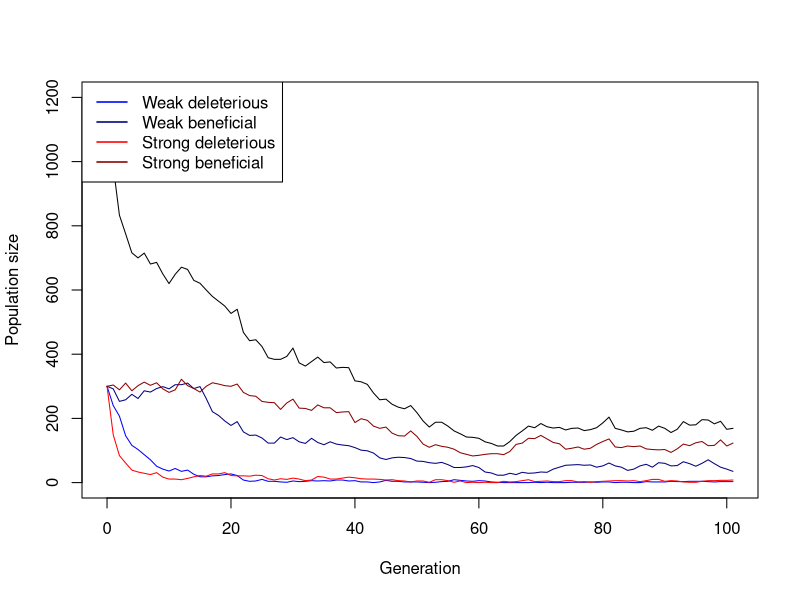
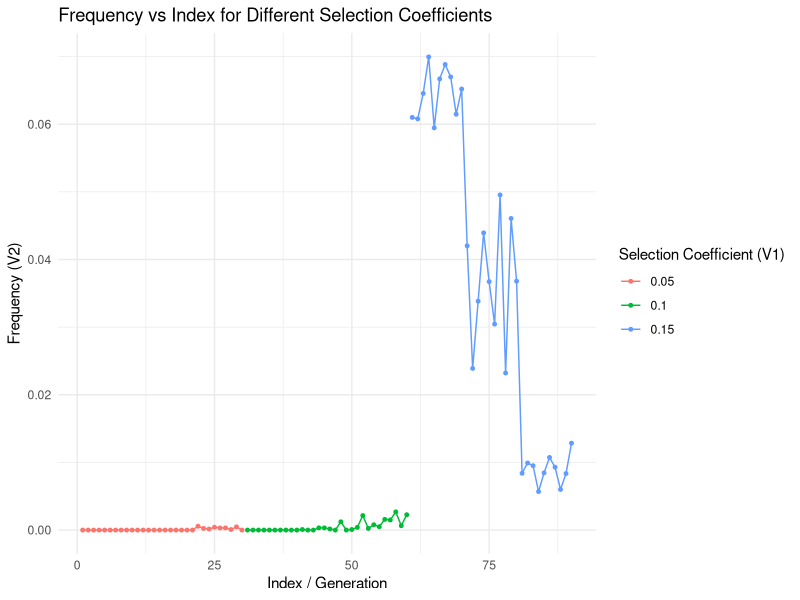
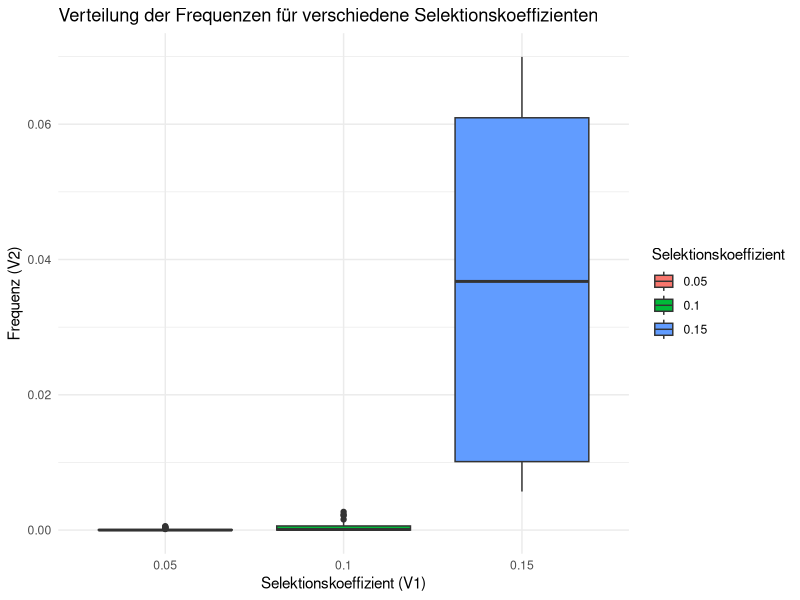
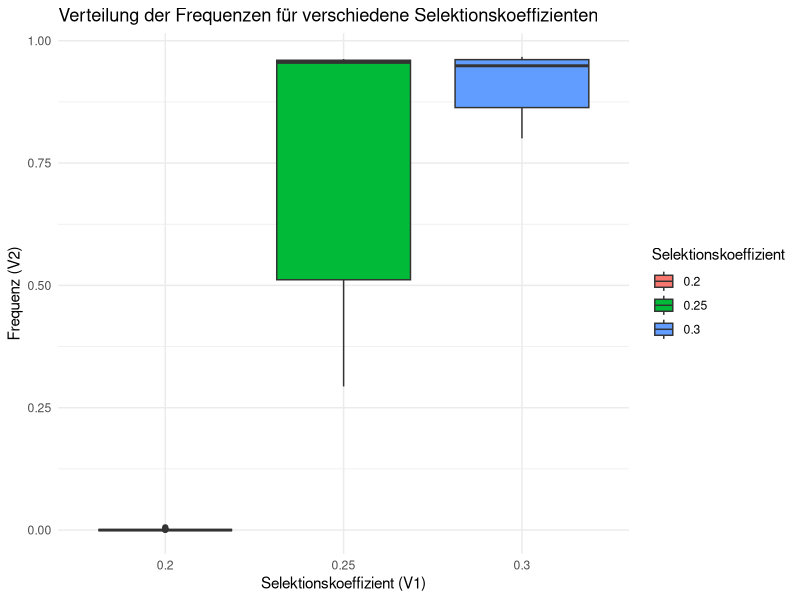
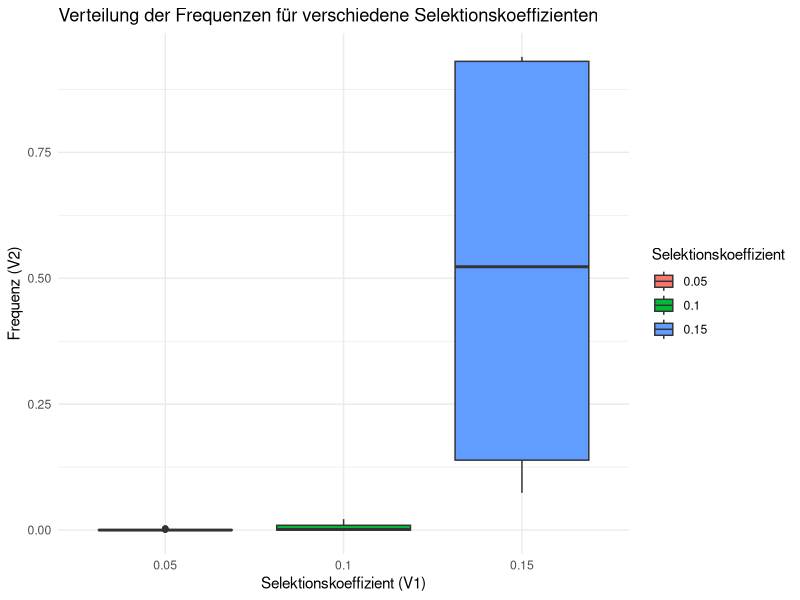
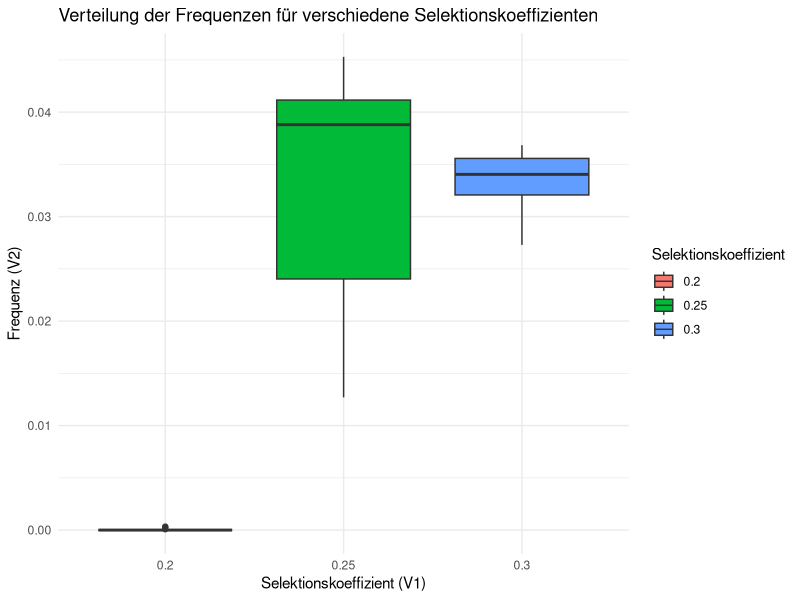
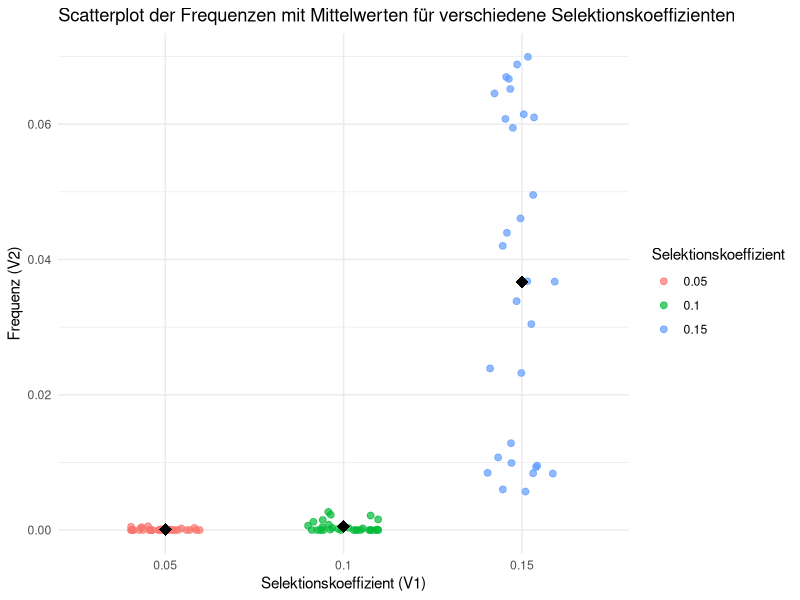
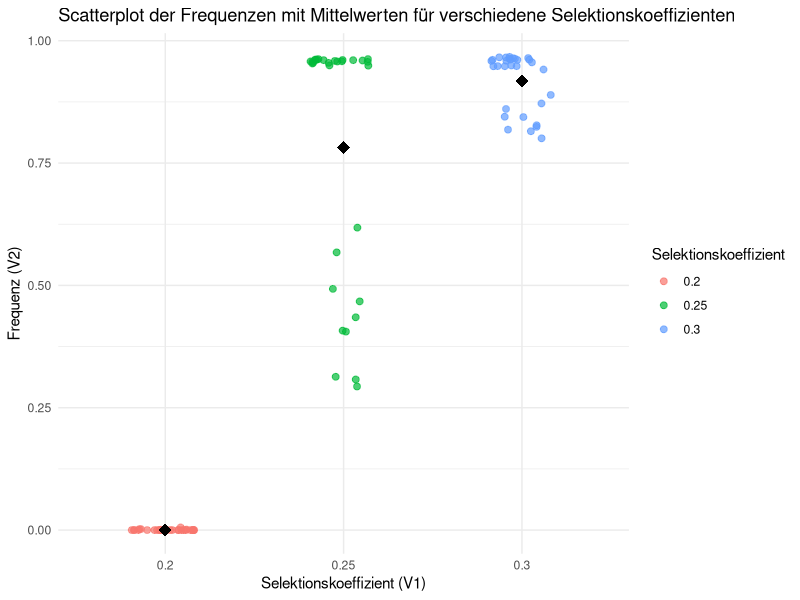

The R script that drew these images, in order:
## ---- chunk 1
# Function for simulating one Generation in the Population
simulate_one_gen <- function(N_wd, N_wb, N_sd, N_sb, decay_rate_wm, decay_rate_sm, s_wm, s_sm, m_rate_wm, m_rate_sm) {
  
  # draw Offspring according to Poisson Distribution
  offsp_wd <- rpois(1, N_wd * (1-decay_rate_wm-s_wm))
  offsp_wb <- rpois(1, N_wb * (1-decay_rate_wm+s_wm))
  offsp_sd <- rpois(1, N_sd * (1-decay_rate_sm-s_sm))
  offsp_sb <- rpois(1, N_sb * (1-decay_rate_sm+s_sm))
  # draw changing Mutants according to Poisson Distribution
  mut_wd_to_wb <- rpois(1, offsp_wd * m_rate_wm)
  mut_sd_to_sb <- rpois(1, offsp_sd * m_rate_sm)
  mut_wb_to_wd <- rpois(1, offsp_wb * m_rate_wm)
  mut_sb_to_sd <- rpois(1, offsp_sb * m_rate_sm)
  
  # determine new Population Sizes of all four Mutants (2 versions of weak Mutations   and 2   versions of strong Mutations)
  N_wd_new <- max(offsp_wd - mut_wd_to_wb+ mut_wb_to_wd,0)
  N_wb_new <- max(offsp_wb - mut_wb_to_wd+ mut_wd_to_wb,0)
  N_sd_new <- max(offsp_sd - mut_sd_to_sb+ mut_sb_to_sd,0)
  N_sb_new <- max(offsp_sb - mut_sb_to_sd+ mut_sd_to_sb,0)
  
 return(c(N_wd_new, N_wb_new, N_sd_new, N_sb_new))
}
# Test the Function
print(simulate_one_gen(N_wd=50, N_wb=0, N_sd=50, N_sb=0, decay_rate_wm=0, decay_rate_sm=0, s_wm=0, s_sm=0, m_rate_wm=0, m_rate_sm=0))
## ---- chunk 2
# Simulation runs until the 100th Generation
max_gen=100
simulate_pop <- function(init_wd, init_wb,  init_sd, init_sb, decay_rate_wm, decay_rate_sm, s_wm, s_sm, m_rate_wm, m_rate_sm, max_gen) {
  # Create the Vector in which to save the Results
  pop_vector <- c(init_wd,init_wb, init_sd, init_sb)
  # initiate the variables
  pop_new <- c(init_wd, init_wb, init_sd, init_sb)
  
  # run the Simulation until Generation max_gen
  for (i in 1:(max_gen + 1)) {
    # redefine the current Population one Generation later
    pop_new <- simulate_one_gen(pop_new[1],pop_new[2],pop_new[3],pop_new[4], decay_rate_wm, decay_rate_sm, s_wm, s_sm, m_rate_wm, m_rate_sm)
    # add the new Population Sizes to the Output Vector
    pop_vector <- rbind(pop_vector,pop_new)
    # Condition to stop the Simulation before max_gen: either the Population exceeds 1.5         Times the Original Population Size, or it goes extinct
    if ((sum(pop_new) >= 10 * sum(c(init_wd, init_wb, init_sd, init_sb))) || sum(pop_new) == 0)
      break

}
  
  # Define the Row and Column Names of the Output Vector
  rownames(pop_vector) <- (0:max_gen)[1:length(pop_vector[,1])] # Note that the Vector has to be cut if the Simulation stopped early
  colnames(pop_vector) <- c("wd","wb", "sd", "sb")
  # return the Result
  return(pop_vector)	
}


# Test the Function and plot the Result
# set max_gen to a Value to be used througout
max_gen <- 100
# create your Simulation Data
output <- simulate_pop(init_wd=300, init_wb=300,  init_sd=300, init_sb=300, decay_rate_wm=0.1, decay_rate_sm=0.2, s_wm=0.1, s_sm=0.2, m_rate_wm=0.02, m_rate_sm=0.02,max_gen)
# show the last few Lines of the Data Table
print(tail(output))
# plot the Output - note that the Plot Range and the x Axis have to be adjusted based on the Length of the Table
# determine x axis Range 
x_range <- 0:(length(output[,1])-1)
# this plots the total Population Size
plot(x_range,output[,1]+output[,2]+output[ ,3]+output[ ,4],type='l',ylim=c(0,max(output[,1]+output[,2]+output[ ,3]+output[ ,4])),xlab =  "Generation",ylab = "Population size")
# add Number of wd Individuals
lines(x_range,output[,1], col="blue")
# add Number of wb Individuals
lines(x_range,output[,2], col="navyblue")
# add Number of sd Individuals
lines(x_range,output[,3], col="red")
# add Number of sb Individuals
lines(x_range,output[,4], col="darkred")
# add Legend
legend("topleft",
       legend=c("Weak deleterious","Weak beneficial","Strong deleterious","Strong beneficial"),
       col=c("blue","navyblue","red","darkred"), lty=1, lwd=1.5)
## ---- chunk 3
# set some Parameters to fixed Values
init_wd <- 300
init_wb <- 300
init_sd <- 300
init_sb <- 300
m_rate_wm <- 0.01
m_rate_sm <- 0.05
decay_rate_wm <- 0.1
decay_rate_sm <- 0.2
s_wm <- 0.2
s_sm <- 0.4
max_gen <- 1000
# determine how often to run the Simulation for each set of Parameters
no_replicates <- 10


# set Parameters to vary
s_values_wm <- c(0.05,0.1,0.15)
s_values_sm <- c(0.2,0.25,0.3)
m_values_wm <- c(0.001,0.01,0.05)
m_values_sm <- c(0.05,0.1,0.15)


# initialize Data Table - where to collect the Results
data_table <- c()
data_table_wd<- c()
data_table_wb<- c()
data_table_sd<- c()
data_table_sb<- c()
# define total runs and rescue count
total_runs<-0
rescue_count<-0
# run the Simulation across all chosen parameters
# loop over mutation rates
#for(mval_wm in m_values_wm){
 # for(mval_sm in m_values_sm){
    # loop over Selection strength
    for(sval_wm in s_values_wm){
      for(sval_sm in s_values_sm){
        # different Way of running many Simulations: make Replicates using "repeat" Function         with a counter i
        # reset Counter
        i<-1
        
        repeat {
          # increase Counter by one
          i<-i+1
          # defining total runs
          total_runs <- total_runs + 1
          # run the Simulation once
          one_run <- simulate_pop(init_wd, init_wb, init_sd, init_sb,
                                  decay_rate_wm, decay_rate_sm,
                                  sval_wm, sval_sm, m_rate_wm=0.02,m_rate_sm=0.02, max_gen)
          
          # determine total Population Sizes
          total_size <- one_run[,1]+one_run[,2]+one_run[,3]+one_run[,4]
          
          
          # determine final Population Size for each Mutant
          N_end_wd <- one_run[nrow(one_run), "wd"]
          N_end_wb <- one_run[nrow(one_run), "wb"]
          N_end_sd <- one_run[nrow(one_run), "sd"]
          N_end_sb <- one_run[nrow(one_run), "sb"]
          
          total_end <- N_end_wd + N_end_wb + N_end_sd + N_end_sb
          if (total_end > 0) {
            rescue_count <- rescue_count + 1
          }
          # determine Frequencies of each mutant in the final Population
          freq_wd <- ifelse(total_end > 0, N_end_wd / total_end, 0)
          freq_wb <- ifelse(total_end > 0, N_end_wb / total_end, 0)
          freq_sd <- ifelse(total_end > 0, N_end_sd / total_end, 0)
          freq_sb <- ifelse(total_end > 0, N_end_sb / total_end, 0)
          
          
          
          data_table_wd<- rbind(data_table_wd, c(sval_wm,freq_wd))
          data_table_wb<- rbind(data_table_wb, c(sval_wm, freq_wb))
          data_table_sd<- rbind(data_table_sd,c(sval_sm, freq_sd))
          data_table_sb<-rbind(data_table_sb, c (sval_sm,freq_sb))
          # enter the D into the Table
          data_table <- rbind(data_table,c(m_rate_wm = 0.02,m_rate_sm = 0.02,sval_wm,sval_sm,N_end_wd,        N_end_wb, N_end_sd, N_end_sb,freq_wd, freq_wb, freq_sd,freq_sb)) # note that we add the                varying parameters (mutation rate and selection strength for each version of weak            and strong mutation) to the table too
          # stop the repeated Computation after no_replicates times
          
          
          if(i>no_replicates) break
          
        }
      }
    }
  #}
#}
# Make sure your data is a proper data frame
data_table_wd <- as.data.frame(data_table_wd)

# If the column names are missing or wrong, set them
colnames(data_table_wd) <- c("V1", "V2")

# Add an index column for plotting along x-axis
data_table_wd$Index <- 1:nrow(data_table_wd)

# Now use ggplot2
library(ggplot2)

ggplot(data_table_wd, aes(x = Index, y = V2, color = factor(V1))) +
  geom_line() +
  geom_point(size = 1) +
  labs(
    x = "Index / Generation",
    y = "Frequency (V2)",
    color = "Selection Coefficient (V1)",
    title = "Frequency vs Index for Different Selection Coefficients"
  ) +
  theme_minimal()

library(ggplot2)

# Sicherstellen, dass es ein Data Frame ist
data_table_wd <- as.data.frame(data_table_wd)
colnames(data_table_wd) <- c("V1", "V2")

# Boxplot erstellen
ggplot(data_table_wd, aes(x = factor(V1), y = V2, fill = factor(V1))) +
  geom_boxplot() +
  labs(
    x = "Selektionskoeffizient (V1)",
    y = "Frequenz (V2)",
    fill = "Selektionskoeffizient",
    title = "Verteilung der Frequenzen für verschiedene Selektionskoeffizienten"
  ) +
  theme_minimal()

library(ggplot2)

# Sicherstellen, dass es ein Data Frame ist
data_table_sb <- as.data.frame(data_table_sb)
colnames(data_table_sb) <- c("V1", "V2")

# Boxplot erstellen
ggplot(data_table_sb, aes(x = factor(V1), y = V2, fill = factor(V1))) +
  geom_boxplot() +
  labs(
    x = "Selektionskoeffizient (V1)",
    y = "Frequenz (V2)",
    fill = "Selektionskoeffizient",
    title = "Verteilung der Frequenzen für verschiedene Selektionskoeffizienten"
  ) +
  theme_minimal()
library(ggplot2)

# Sicherstellen, dass es ein Data Frame ist
data_table_wb <- as.data.frame(data_table_wb)
colnames(data_table_wb) <- c("V1", "V2")

# Boxplot erstellen
ggplot(data_table_wb, aes(x = factor(V1), y = V2, fill = factor(V1))) +
  geom_boxplot() +
  labs(
    x = "Selektionskoeffizient (V1)",
    y = "Frequenz (V2)",
    fill = "Selektionskoeffizient",
    title = "Verteilung der Frequenzen für verschiedene Selektionskoeffizienten"
  ) +
  theme_minimal()
library(ggplot2)

# Sicherstellen, dass es ein Data Frame ist
data_table_sd <- as.data.frame(data_table_sd)
colnames(data_table_sd) <- c("V1", "V2")

# Boxplot erstellen
ggplot(data_table_sd, aes(x = factor(V1), y = V2, fill = factor(V1))) +
  geom_boxplot() +
  labs(
    x = "Selektionskoeffizient (V1)",
    y = "Frequenz (V2)",
    fill = "Selektionskoeffizient",
    title = "Verteilung der Frequenzen für verschiedene Selektionskoeffizienten"
  ) +
  theme_minimal()

library(ggplot2)

# Sicherstellen, dass es ein Data Frame ist
data_table_wd <- as.data.frame(data_table_wd)
colnames(data_table_wd) <- c("V1", "V2")

library(ggplot2)

# Sicherstellen, dass es ein Data Frame ist
data_table_wd <- as.data.frame(data_table_wd)
colnames(data_table_wd) <- c("V1", "V2")

# Scatterplot mit Jitter und Mittelwert
ggplot(data_table_wd, aes(x = factor(V1), y = V2, color = factor(V1))) +
  geom_jitter(width = 0.2, height = 0, size = 2, alpha = 0.7) +
  stat_summary(fun = mean, geom = "point", shape = 18, size = 4, color = "black") +
  labs(
    x = "Selektionskoeffizient (V1)",
    y = "Frequenz (V2)",
    color = "Selektionskoeffizient",
    title = "Scatterplot der Frequenzen mit Mittelwerten für verschiedene Selektionskoeffizienten"
  ) +
  theme_minimal()

data_table_sb <- as.data.frame(data_table_sb)
colnames(data_table_sb) <- c("V1", "V2")

# Scatterplot mit Jitter und Mittelwert
ggplot(data_table_sb, aes(x = factor(V1), y = V2, color = factor(V1))) +
  geom_jitter(width = 0.2, height = 0, size = 2, alpha = 0.7) +
  stat_summary(fun = mean, geom = "point", shape = 18, size = 4, color = "black") +
  labs(
    x = "Selektionskoeffizient (V1)",
    y = "Frequenz (V2)",
    color = "Selektionskoeffizient",
    title = "Scatterplot der Frequenzen mit Mittelwerten für verschiedene Selektionskoeffizienten"
  ) +
  theme_minimal()

# calculating Rescue probability
rescue_prob <- rescue_count / total_runs
# Mean Frequencies of each mutant
mean_freq_wd <- mean(freq_wd)*100
mean_freq_wb <- mean(freq_wb)*100
mean_freq_sd <- mean(freq_sd)*100
mean_freq_sb <- mean(freq_sb)*100

print(paste("Mean frequency of wd =", mean_freq_wd) )
print(paste("Mean frequency of wb =", mean_freq_wb) )
print(paste("Mean frequency of sd =", mean_freq_sd) )
print(paste("Mean frequency of sb =", mean_freq_sb) )
print(paste("The rescue probability is =",rescue_prob))
# define Column Names of Data Table
colnames(data_table) <- c("m_rate_wm","m_rate_sm","s_wm","s_sm","N_end_wd", "N_end_wb", "N_end_sd", "N_end_sb","freq_wd", "freq_wb", "freq_sd","freq_sb")
# show the first and last Lines of the Output
print(head(data_table))
print(tail(data_table))
